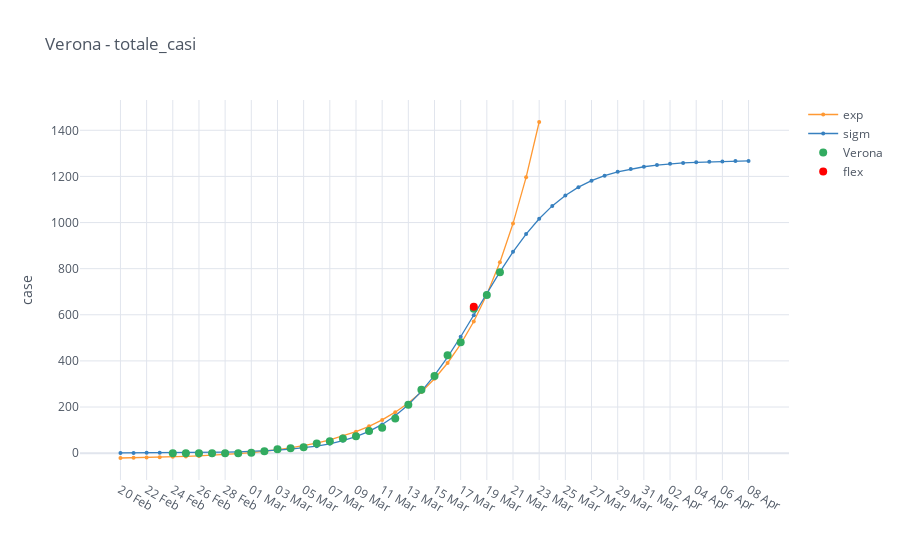

The code cell stored with this chart in its notebook:
### Code cell
import cufflinks as cf
cf.go_offline()
cf.set_config_file(offline=False, world_readable=True)
import mytools.plot as mpl
import mytools.dataio as io

province = 'Verona'
category = 'totale_casi'

provinces = io.italy_load_provinces([province])

intensive = io.italy_provinces_filter_by_category(provinces, category)

mpl.iplot_analysis_plot(intensive, title=province+' - '+category, log_fitting=False)

### Figure 1 — Plotly figure (JSON) as saved in the notebook; plotly's stock layout.template omitted (floating-point values rounded to 4 significant figures)
{"data": [{"line": {"color": "rgba(255, 153, 51, 1.0)", "dash": "solid", "shape": "linear", "width": 1.3}, "marker": {"size": 4, "symbol": "circle"}, "mode": "lines+markers", "name": "exp", "text": "", "type": "scatter", "x": ["20 Feb", "21 Feb", "22 Feb", "23 Feb", "24 Feb", "25 Feb", "26 Feb", "27 Feb", "28 Feb", "29 Feb", "01 Mar", "02 Mar", "03 Mar", "04 Mar", "05 Mar", "06 Mar", "07 Mar", "08 Mar", "09 Mar", "10 Mar", "11 Mar", "12 Mar", "13 Mar", "14 Mar", "15 Mar", "16 Mar", "17 Mar", "18 Mar", "19 Mar", "20 Mar", "21 Mar", "22 Mar", "23 Mar", "24 Mar", "25 Mar", "26 Mar", "27 Mar", "28 Mar", "29 Mar", "30 Mar", "31 Mar", "01 Apr", "02 Apr", "03 Apr", "04 Apr", "05 Apr", "06 Apr", "07 Apr", "08 Apr"], "y": [-21.1, -20.18, -19.07, -17.74, -16.16, -14.26, -12.0, -9.283, -6.037, -2.153, 2.493, 8.052, 14.7, 22.66, 32.18, 43.56, 57.19, 73.49, 92.98, 116.3, 144.2, 177.6, 217.6, 265.3, 322.5, 390.9, 472.8, 570.7, 687.8, 827.9, 995.5, 1196.0, 1436.0, "", "", "", "", "", "", "", "", "", "", "", "", "", "", "", ""]}, {"line": {"color": "rgba(55, 128, 191, 1.0)", "dash": "solid", "shape": "linear", "width": 1.3}, "marker": {"size": 4, "symbol": "circle"}, "mode": "lines+markers", "name": "sigm", "text": "", "type": "scatter", "x": ["20 Feb", "21 Feb", "22 Feb", "23 Feb", "24 Feb", "25 Feb", "26 Feb", "27 Feb", "28 Feb", "29 Feb", "01 Mar", "02 Mar", "03 Mar", "04 Mar", "05 Mar", "06 Mar", "07 Mar", "08 Mar", "09 Mar", "10 Mar", "11 Mar", "12 Mar", "13 Mar", "14 Mar", "15 Mar", "16 Mar", "17 Mar", "18 Mar", "19 Mar", "20 Mar", "21 Mar", "22 Mar", "23 Mar", "24 Mar", "25 Mar", "26 Mar", "27 Mar", "28 Mar", "29 Mar", "30 Mar", "31 Mar", "01 Apr", "02 Apr", "03 Apr", "04 Apr", "05 Apr", "06 Apr", "07 Apr", "08 Apr"], "y": [0.9222, 1.039, 1.197, 1.41, 1.698, 2.086, 2.611, 3.32, 4.277, 5.568, 7.308, 9.652, 12.81, 17.04, 22.72, 30.32, 40.44, 53.86, 71.53, 94.61, 124.4, 162.4, 209.9, 267.9, 337.0, 416.5, 504.6, 598.3, 693.7, 786.4, 872.8, 950.0, 1017.0, 1072.0, 1117.0, 1153.0, 1182.0, 1203.0, 1220.0, 1233.0, 1242.0, 1249.0, 1254.0, 1258.0, 1261.0, 1264.0, 1265.0, 1266.0, 1267.0]}, {"line": {"color": "rgba(50, 171, 96, 1.0)", "dash": "solid", "shape": "linear", "width": 1.3}, "marker": {"size": 8, "symbol": "circle"}, "mode": "markers", "name": "Verona", "text": "", "type": "scatter", "x": ["20 Feb", "21 Feb", "22 Feb", "23 Feb", "24 Feb", "25 Feb", "26 Feb", "27 Feb", "28 Feb", "29 Feb", "01 Mar", "02 Mar", "03 Mar", "04 Mar", "05 Mar", "06 Mar", "07 Mar", "08 Mar", "09 Mar", "10 Mar", "11 Mar", "12 Mar", "13 Mar", "14 Mar", "15 Mar", "16 Mar", "17 Mar", "18 Mar", "19 Mar", "20 Mar", "21 Mar", "22 Mar", "23 Mar", "24 Mar", "25 Mar", "26 Mar", "27 Mar", "28 Mar", "29 Mar", "30 Mar", "31 Mar", "01 Apr", "02 Apr", "03 Apr", "04 Apr", "05 Apr", "06 Apr", "07 Apr", "08 Apr"], "y": ["", "", "", "", 0.0, 0.0, 0.0, 0.0, 0.0, 0.0, 2.0, 8.0, 17.0, 21.0, 25.0, 42.0, 52.0, 63.0, 73.0, 96.0, 110.0, 150.0, 210.0, 275.0, 335.0, 425.0, 481.0, 626.0, 686.0, 784.0, "", "", "", "", "", "", "", "", "", "", "", "", "", "", "", "", "", "", ""]}, {"marker": {"color": "rgba(255, 0, 0, 125)", "size": 8}, "mode": "markers", "name": "flex", "type": "scatter", "x": ["18 Mar"], "y": [635.2]}], "layout": {"legend": {"bgcolor": "#FFFFFF", "font": {"color": "#4D5663"}}, "paper_bgcolor": "#FFFFFF", "plot_bgcolor": "#FFFFFF", "title": {"font": {"color": "#4D5663"}, "text": "Verona - totale_casi"}, "xaxis": {"gridcolor": "#E1E5ED", "showgrid": true, "tickfont": {"color": "#4D5663"}, "title": {"font": {"color": "#4D5663"}, "text": ""}, "zerolinecolor": "#E1E5ED"}, "yaxis": {"gridcolor": "#E1E5ED", "showgrid": true, "tickfont": {"color": "#4D5663"}, "title": {"font": {"color": "#4D5663"}, "text": "case"}, "zerolinecolor": "#E1E5ED"}}}
